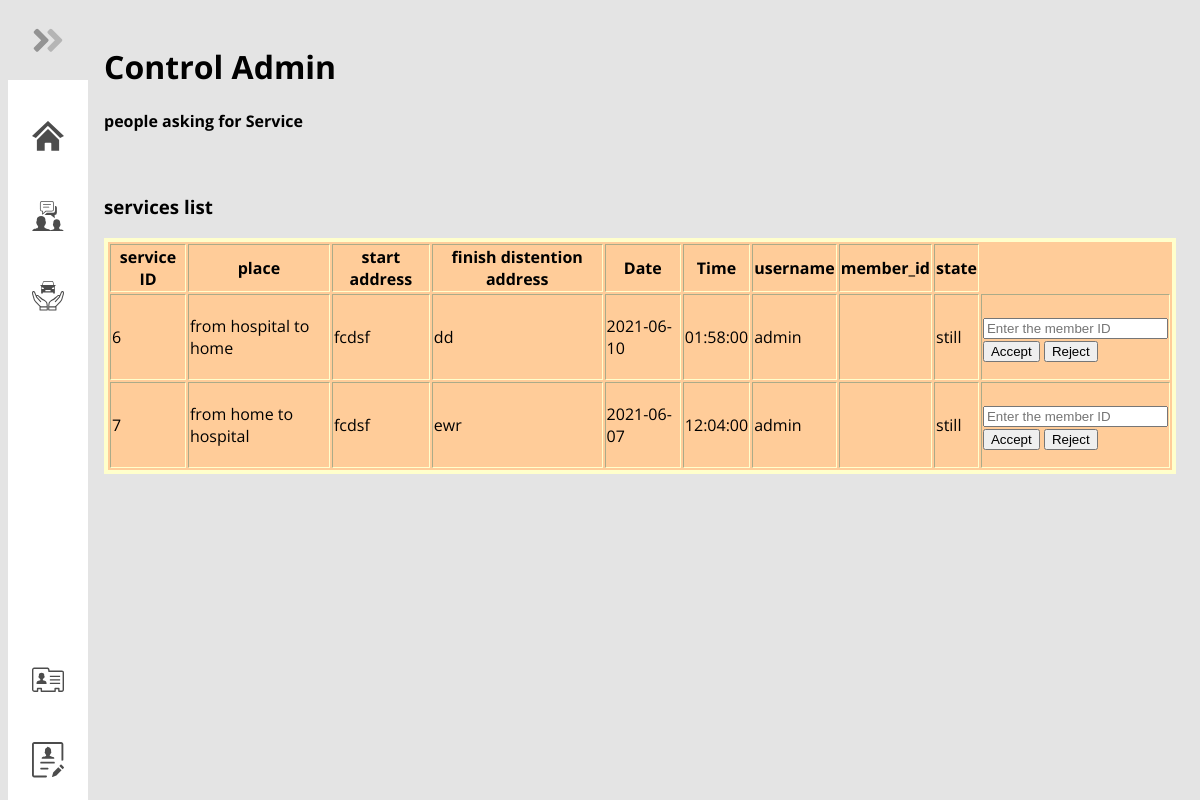
/Control_admin1.php, run on the app's committed database.
### tables this page shows
CREATE TABLE `service` (
  `serviceID` int(10) NOT NULL,
  `place` varchar(30) NOT NULL,
  `start_address` varchar(100) NOT NULL,
  `finish_distention_address` varchar(100) NOT NULL,
  `username` varchar(30) NOT NULL,
  `member_id` int(20) DEFAULT NULL,
  `state` varchar(30) NOT NULL DEFAULT 'still',
  `date` date DEFAULT NULL,
  `time` time NOT NULL
);

### Control_admin1.php (the view, shortened to what this page needs)
<head>
  <link rel="stylesheet" href="style.css" />
</head>
<body class="nav-link-1">
<?php if(isset($_SESSION['username'])) : ?>
  <nav class="navbar">
    <ul class="navbar-nav">
      <li class="logo">
        <a href="#" class="nav-link">
          <span class="link-text logo-text">Elder</span>
          <svg
            aria-hidden="true"
            focusable="false"
            data-prefix="fad"
            data-icon="angle-double-right"
            role="img"
            xmlns="http://www.w3.org/2000/svg"
            viewBox="0 0 448 512"
            class="svg-inline--fa fa-angle-double-right fa-w-14 fa-5x"
          >
            <g class="fa-group">
              <path
                fill="currentColor"
                d="M224 273L88.37 409a23.78 23.78 0 0 1-33.8 0L32 386.36a23.94 23.94 0 0 1 0-33.89l96.13-96.37L32 159.73a23.94 23.94 0 0 1 0-33.89l22.44-22.79a23.78 23.78 0 0 1 33.8 0L223.88 239a23.94 23.94 0 0 1 .1 34z"
                class="fa-secondary"
              ></path>
              <path
                fill="currentColor"
                d="M415.89 273L280.34 409a23.77 23.77 0 0 1-33.79 0L224 386.26a23.94 23.94 0 0 1 0-33.89L320.11 256l-96-96.47a23.94 23.94 0 0 1 0-33.89l22.52-22.59a23.77 23.77 0 0 1 33.79 0L416 239a24 24 0 0 1-.11 34z"
                class="fa-primary"
              ></path>
            </g>
          </svg>
        </a>
      </li>
      <li class="nav-item">
        <a href="index.php" class="nav-link">
<svg id="Layer_1" data-name="Layer 1" xmlns="http://www.w3.org/2000/svg" viewBox="0 0 122.88 113.97"><defs><style>.cls-1{fill-rule:evenodd;}</style></defs><title>homepage</title>
<path class="cls-1" d="M18.69,73.37,59.18,32.86c2.14-2.14,2.41-2.23,4.63,0l40.38,40.51V114h-30V86.55a3.38,3.38,0,0,0-3.37-3.37H52.08a3.38,3.38,0,0,0-3.37,3.37V114h-30V73.37ZM60.17.88,0,57.38l14.84,7.79,42.5-42.86c3.64-3.66,3.68-3.74,7.29-.16l43.41,43,14.84-7.79L62.62.79c-1.08-1-1.24-1.13-2.45.09Z"/></svg>
          <span class="Home page">Home</span>
        </a>
      </li>
       <li class="nav-item">
        <a href="Quick_Contact1.php" class="nav-link">
		<svg id="Layer_1" data-name="Layer 1" xmlns="http://www.w3.org/2000/svg" viewBox="0 0 122.88 118.92"><defs><style>.cls-1{fill-rule:evenodd;}</style></defs><title>talk</title><path class="cls-1" d="M39.16,0H75.57a8.74,8.74,0,0,1,8.72,8.72V31.56a8.74,8.74,0,0,1-8.72,8.72H54.23L41,51.67a1.47,1.47,0,0,1-2.07-.16,1.49,1.49,0,0,1-.35-1l.71-10.18h-.12a8.74,8.74,0,0,1-8.72-8.72V8.72A8.74,8.74,0,0,1,39.16,0ZM51.51,89.14c2.06-3.31,2.8-8.53.56-12-.9-1.39-.54-3.64-.54-5.55,0-19-33.24-19-33.24,0,0,2.38.54,4-.74,5.91-2.19,3.16-1.06,8.76.78,11.67,1.87,5.44,9,8.6,2.9,14.26S2.49,102,0,118.92H122.88c-2.27-13.67-13-6.71-17.46-12.77-3.77-5.06,1-6.09,2.48-10.51,1.48-2.33,2.39-6.83.63-9.37-1-1.51-.6-3.08-.6-5,0-15.29-26.05-15.29-26.05,0,0,1.52.29,3.59-.43,4.7-1.8,2.8-1.2,7,.45,9.65,1.22,4.29,6.13,6.32,3,10.64s-10.39,3.49-14.89,6.1c-4.76-5.83-15.95-3.66-20.94-9.2-5.54-6.15.85-8.3,2.48-14ZM88.57,17.76A8.56,8.56,0,0,1,93,20.12a7.82,7.82,0,0,1,2.51,5.72V45.42A8.57,8.57,0,0,1,87,54h-.31l.91,11.88L72,53.63H48.19l8.63-8.77H81.34a7.27,7.27,0,0,0,7.25-7.25V18.34c0-.2,0-.39,0-.58ZM43.46,25.41a1.48,1.48,0,0,1,0-2.95H65.1a1.48,1.48,0,0,1,0,2.95Zm0-9.77a1.48,1.48,0,0,1,0-3H71.53a1.48,1.48,0,0,1,0,3Zm32.1-12.7H39.16a5.8,5.8,0,0,0-5.78,5.78V31.56a5.8,5.8,0,0,0,5.78,5.78h1.69a1.47,1.47,0,0,1,1.46,1.58l-.57,8.24,10.92-9.39a1.49,1.49,0,0,1,1-.43H75.56a5.8,5.8,0,0,0,5.78-5.78V8.72a5.8,5.8,0,0,0-5.78-5.78Z"/></svg>
          <span class="Quick Contact page">Quick Contact</span>
        </a>
      </li>
      <li class="nav-item">
        <a href="Service.php" class="nav-link">
<svg version="1.1" id="Layer_1" xmlns="http://www.w3.org/2000/svg" xmlns:xlink="http://www.w3.org/1999/xlink" x="0px" y="0px" viewBox="0 0 122.88 113.53" style="enable-background:new 0 0 122.88 113.53" xml:space="preserve"><style type="text/css">.st0{fill-rule:evenodd;clip-rule:evenodd;}</style><g><path class="st0" d="M87.86,19.65v28.62h-6.69v-4.42H41.71v4.42l-6.69,0V19.65h-2.31v-4.4h5.63l3.14-9.76 C42.41,2.61,43.95,0,46.97,0h30.1c3.02,0,4.76,2.56,5.49,5.49l2.43,9.76h5.17v4.4H87.86L87.86,19.65L87.86,19.65z M66.41,97.31 h21.91c1.76-1.75,3.69-3.57,5.65-5.42c4.11-3.89,8.4-7.95,12.81-13.03c5.04-5.81,5.58-7.82,7.11-13.51 c0.29-1.07,0.61-2.27,1.03-3.76l2.62-9.21l0.03-0.1c1.4-4.1,1.51-6.81,0.93-8.37c-0.18-0.48-0.41-0.8-0.68-0.97 c-0.21-0.14-0.49-0.19-0.78-0.16c-0.68,0.07-1.45,0.5-2.15,1.27l-7.78,18.53c-0.07,0.17-0.17,0.33-0.28,0.47 c-0.46,0.83-1.08,1.64-1.88,2.41l-13.8,15.39c-0.75,0.84-2.04,0.91-2.87,0.16c-0.84-0.75-0.91-2.04-0.16-2.87l13.81-15.39 c0.06-0.07,0.12-0.14,0.19-0.2c1.43-1.36,1.88-2.83,1.63-3.9c-0.08-0.33-0.22-0.61-0.42-0.8c-0.19-0.18-0.44-0.29-0.75-0.32v0 c-1.23-0.13-3.04,0.78-5.25,3.39l0,0c-0.06,0.07-0.13,0.14-0.2,0.21l-5.35,4.72l-0.03,0.03c-5.79,5.48-8.28,6.78-12.82,9.15 c-0.95,0.5-1.99,1.04-3.28,1.74c-0.51,0.28-1.01,0.62-1.5,0.99c-0.52,0.4-1.02,0.81-1.49,1.21c-2.4,2.02-3.66,3.66-4.38,5.47 c-0.75,1.88-1.02,4.17-1.39,7.31c-0.15,1.27-0.26,2.52-0.35,3.77C66.47,96.12,66.44,96.72,66.41,97.31L66.41,97.31L66.41,97.31z M56.47,97.31H34.55c-1.76-1.75-3.69-3.57-5.65-5.42c-4.11-3.89-8.4-7.95-12.81-13.03c-5.04-5.81-5.58-7.82-7.11-13.51 c-0.29-1.07-0.61-2.27-1.03-3.76l-2.62-9.21l-0.03-0.1c-1.4-4.1-1.51-6.81-0.93-8.37c0.18-0.48,0.41-0.8,0.68-0.97 c0.21-0.14,0.49-0.19,0.78-0.16c0.68,0.07,1.45,0.5,2.15,1.27l7.78,18.53c0.07,0.17,0.17,0.33,0.28,0.47 c0.46,0.83,1.08,1.64,1.88,2.41l13.8,15.39c0.75,0.84,2.04,0.91,2.87,0.16c0.84-0.75,0.91-2.04,0.16-2.87L20.96,62.73 c-0.06-0.07-0.12-0.14-0.19-0.2c-1.43-1.36-1.88-2.83-1.63-3.9c0.08-0.33,0.22-0.61,0.42-0.8c0.19-0.18,0.44-0.29,0.75-0.32v0 c1.23-0.13,3.05,0.78,5.25,3.39c0,0,0.19,0.19,0.21,0.21l5.35,4.72l0.03,0.03c5.79,5.48,8.28,6.78,12.82,9.15 c0.95,0.5,1.99,1.04,3.28,1.74c0.51,0.28,1.01,0.62,1.5,0.99c0.52,0.4,1.02,0.81,1.49,1.21c2.4,2.02,3.66,3.66,4.38,5.47 c0.75,1.88,1.02,4.17,1.39,7.31c0.15,1.27,0.26,2.52,0.35,3.77C56.41,96.12,56.44,96.72,56.47,97.31L56.47,97.31L56.47,97.31z M29.45,98.01c-0.31,0.36-0.5,0.83-0.5,1.34v12.14c0,1.13,0.92,2.04,2.04,2.04h27.58c1.13,0,2.04-0.92,2.04-2.04V99.24 c0-1.3-0.08-2.7-0.17-4c-0.09-1.33-0.21-2.65-0.36-3.96c-0.4-3.43-0.7-5.94-1.66-8.35c-0.99-2.47-2.58-4.6-5.53-7.09 c-0.54-0.46-1.09-0.92-1.67-1.35c-0.61-0.46-1.27-0.9-2.01-1.31c-1.2-0.65-2.32-1.24-3.34-1.78c-4.2-2.2-6.5-3.4-11.91-8.52 c-0.04-0.04-0.09-0.08-0.13-0.11l-5.22-4.61c-3.19-3.73-6.31-4.97-8.7-4.71l-0.01,0v0c-1.17,0.12-2.17,0.58-2.97,1.28l-5.27-12.56 l-0.01,0c-0.08-0.18-0.18-0.35-0.31-0.51c-1.46-1.75-3.31-2.77-5.08-2.95c-1.21-0.12-2.38,0.14-3.4,0.8 c-0.97,0.63-1.77,1.61-2.27,2.96c-0.88,2.35-0.86,6,0.86,11.05l2.6,9.15c0.38,1.32,0.71,2.59,1.02,3.71 c1.7,6.35,2.3,8.6,7.97,15.12c4.49,5.17,8.88,9.33,13.1,13.31C27.23,95.89,28.33,96.93,29.45,98.01L29.45,98.01L29.45,98.01z M33.35,101.39c0.27,0.06,0.55,0.06,0.83,0h22.34v8.06H33.03v-8.06H33.35L33.35,101.39z M93.43,98.01c0.31,0.36,0.5,0.83,0.5,1.34 v12.14c0,1.13-0.91,2.04-2.04,2.04H64.32c-1.13,0-2.04-0.92-2.04-2.04V99.24c0-0.07,0-0.15,0.01-0.22 c0.03-1.31,0.08-2.58,0.16-3.78c0.09-1.33,0.21-2.65,0.36-3.96c0.4-3.43,0.7-5.94,1.66-8.35c0.99-2.47,2.58-4.6,5.53-7.09 c0.54-0.46,1.09-0.92,1.67-1.35c0.61-0.46,1.27-0.9,2.01-1.31c1.2-0.65,2.32-1.24,3.34-1.78c4.2-2.2,6.5-3.4,11.91-8.52 c0.04-0.04,0.09-0.08,0.13-0.11l5.22-4.61c3.19-3.73,6.31-4.97,8.7-4.71l0.01,0v0c1.17,0.12,2.17,0.58,2.97,1.28l5.27-12.56l0.01,0 c0.08-0.18,0.18-0.35,0.31-0.51c1.46-1.75,3.31-2.77,5.08-2.95c1.21-0.12,2.38,0.14,3.4,0.8c0.97,0.63,1.77,1.61,2.27,2.96 c0.88,2.35,0.86,6-0.86,11.05l-2.6,9.15c-0.38,1.32-0.71,2.59-1.02,3.71c-1.7,6.35-2.3,8.6-7.97,15.12 c-4.49,5.17-8.88,9.33-13.1,13.31C95.65,95.89,94.55,96.93,93.43,98.01L93.43,98.01L93.43,98.01z M89.53,101.39 c-0.27,0.06-0.55,0.06-0.83,0H66.36v8.06h23.49v-8.06H89.53L89.53,101.39z M51.42,35.02h19.76v4.66l-19.76,0V35.02L51.42,35.02 L51.42,35.02z M37.27,24.16c5.04,0.16,8.12,2.27,8.91,6.66h-8.91V24.16L37.27,24.16z M84.98,24.16c-5.03,0.16-8.11,2.27-8.91,6.66 h8.91V24.16L84.98,24.16z M40.75,15.25h41.38l-1.77-8.18c-0.49-2.24-1.88-4.18-4.18-4.18H47.56c-2.3,0-3.48,1.99-4.18,4.18 L40.75,15.25L40.75,15.25L40.75,15.25z"/></g></svg>
          <span class="Service page">Service</span>
        </a>
      </li>
       <li class="nav-item">
	        <a href="profile1.php" class="nav-link">
			<svg id="Layer_1" data-name="Layer 1" xmlns="http://www.w3.org/2000/svg" viewBox="0 0 128 128"><defs><style>.cls-1{fill:#2b77c0;}.cls-2{fill:#3b4551;}</style></defs><title>a</title><path class="cls-1" d="M41.18431,90.66775,64,90.44518l22.81562.22257a1.29132,1.29132,0,0,0,1.33473-1.35949l-.5437-12.92817a3.6545,3.6545,0,0,0-2.62026-2.74381L72.55264,70.49693,64,76.924l-8.55271-6.427L43.01354,73.63629a3.6545,3.6545,0,0,0-2.62026,2.74381l-.5437,12.92817A1.29132,1.29132,0,0,0,41.18431,90.66775Z"/><path class="cls-1" d="M62.69906,67.31755c.42076.02688,2.41986.03485,2.94808-.03334,5.89054-.76065,9.15664-11.09909,9.15664-16.57478a10.80381,10.80381,0,1,0-21.60762,0C53.19615,56.29128,56.59036,66.92693,62.69906,67.31755Z"/><circle class="cls-1" cx="43.25238" cy="103.60834" r="3.13521"/><circle class="cls-1" cx="57.08417" cy="103.60834" r="3.13521"/><circle class="cls-1" cx="70.91597" cy="103.60834" r="3.13521"/><circle class="cls-1" cx="84.74777" cy="103.60834" r="3.13521"/><path class="cls-2" d="M105.47349,1.13353H22.52659a6.49376,6.49376,0,0,0-6.482,6.482V120.38447a6.49381,6.49381,0,0,0,6.482,6.482h82.9469a6.4938,6.4938,0,0,0,6.48193-6.482V7.61553A6.49375,6.49375,0,0,0,105.47349,1.13353ZM83.25169,11.44113H94.09116a3.11035,3.11035,0,1,1,0,6.22071H83.25169a3.11035,3.11035,0,1,1,0-6.22071Zm-49.34285,0H44.74831a3.11035,3.11035,0,1,1,0,6.22071H33.90884a3.11035,3.11035,0,1,1,0-6.22071Zm69.33758,106.71635H24.75358V27.96967h78.49285Z"/></svg>
	       <span class="Service page">Profile</span>
	        </a>
      </li>
	   <li class="nav-item" id="themeButton">
        <a href="logout.php" class="nav-link">
		<svg version="1.1" id="Layer_1" xmlns="http://www.w3.org/2000/svg" xmlns:xlink="http://www.w3.org/1999/xlink" x="0px" y="0px" width="122.88px" height="93.504px" viewBox="0 0 122.88 93.504"
		enable-background="new 0 0 122.88 93.504" xml:space="preserve">
		<g><path d="M8.431,5.385c-0.826,0-1.586,0.347-2.143,0.903C5.732,6.844,5.386,7.604,5.386,8.43v19.269v18.994v19.113v19.621 c0,0.59,0.379,1.158,0.926,1.615c0.805,0.676,1.873,1.076,2.804,1.076h9.585v-7.51c0-1.486,1.206-2.691,2.692-2.691h14.453 c1.487,0,2.692,1.205,2.692,2.691v7.51h47.527v-7.51c0-1.486,1.205-2.691,2.692-2.691h14.334c1.487,0,2.692,1.205,2.692,2.691v7.51 h9.018c0.711,0,1.382-0.314,1.88-0.813c0.499-0.498,0.813-1.168,0.813-1.879V19.233c0-0.744-0.301-1.417-0.789-1.904 c-0.486-0.487-1.159-0.789-1.904-0.789H64.887c-1.486,0-2.692-1.206-2.692-2.692c0-2.134-0.003-4.664-0.659-6.395 c-0.452-1.193-1.391-2.067-3.306-2.067H8.431L8.431,5.385z M68.604,58.285h39.33v5.227h-39.33V58.285L68.604,58.285z M68.604,30.956h39.33v5.226h-39.33V30.956L68.604,30.956z M68.604,44.621h39.33v5.227h-39.33V44.621L68.604,44.621z M26.408,27.895v4.501c-2.268,0.578-2.162,6.792,0.36,6.792c0.777-0.014,4.376,5.216,4.906,6.088c1.028,1.691,0,2.313,0,3.469 c-11.033,2.488-14.216,3.6-14.216,14.766h19.279h19.278c0-11.166-3.184-12.277-14.216-14.766c0-1.375-0.911-1.969,0-3.469 c1.028-1.692,2.911-4.06,4.846-6.089c2.659,0.05,2.725-6.204,0.42-6.792v-4.501C47.064,17.05,26.408,17.05,26.408,27.895 L26.408,27.895z M2.48,2.481C4.008,0.953,6.118,0,8.431,0h49.798c4.727,0,7.118,2.351,8.334,5.56 c0.675,1.782,0.901,3.732,0.978,5.595h47.261c2.232,0,4.251,0.904,5.713,2.366c1.462,1.462,2.365,3.482,2.365,5.712v66.195 c0,2.197-0.924,4.221-2.391,5.688c-1.467,1.465-3.489,2.389-5.688,2.389h-11.71c-1.487,0-2.692-1.205-2.692-2.691v-7.51H91.45v7.51 c0,1.486-1.205,2.691-2.692,2.691H35.846c-1.487,0-2.693-1.205-2.693-2.691v-7.51h-9.067v7.51c0,1.486-1.205,2.691-2.692,2.691 H9.116c-2.123,0-4.504-0.871-6.253-2.338C1.172,89.75,0,87.775,0,85.428V65.807V46.693V27.699V8.43C0,6.117,0.953,4.008,2.48,2.481 L2.48,2.481z"/></g></svg>
		          <span class="Login page" >Logout</span>
		        </a>
      </li>
    </ul>
  </nav>
  <?php else : ?>
  <nav class="navbar">
    <ul class="navbar-nav">
      <li class="logo">
        <a href="#" class="nav-link">
        </a>
      </li>
      <li class="nav-item">
        <a href="index.php" class="nav-link">
        </a>
      </li>
      <li class="nav-item">
        <a href="Quick_Contact.php" class="nav-link">
        </a>
      </li>
            <li class="nav-item">
        <a href="Service1.php" class="nav-link">
        </a>
      </li>
	   <li class="nav-item" id="themeButton">
        <a href="login.php" class="nav-link">
        </a>
		<a href="Register.php" class="nav-link">
        </a>
      </li>
    </ul>
  </nav>
<?php endif; ?>
  <main >
<h1 >Control Admin
<br>
<h4>people asking for Service</h4>
<br></h1>
<h3>services list</h3>
	<?php
 include 'dbconnection.php';
			$stmt = $conn->query("SELECT `serviceID`, `place`, `start_address`, `finish_distention_address`,`date`,`time`, `username`, `member_id`, `state`  FROM `service`  ");
			$rows = $stmt->fetchAll(PDO::FETCH_ASSOC);
			$n=$stmt->rowCount();
			if($n>0)
			{
				echo "<table border='1' class='auto-style2'>";
				echo "<tr>";
					echo "<th>service ID</th>";
					echo "<th>place</th>";
					echo "<th>start address</th>";
					echo "<th>finish distention address</th>";
					echo "<th>Date</th>";
					echo "<th>Time</th>";
					echo "<th>username</th>";
					echo "<th>member_id</th>";
					echo "<th>state</th>";
				echo "</tr>";
				foreach($rows as $row)
				{
					echo "<tr>";
						echo "<td>{$row['serviceID']}</td>";
						echo "<td>{$row['place']}</td>";
						echo "<td>{$row['start_address']}</td>";
						echo "<td>{$row['finish_distention_address']}</td>";
						echo "<td> {$row['date']} </td>";
						echo "<td> {$row['time']} </td>";
						echo "<td>{$row['username']}</td>";
						echo "<td>{$row['member_id']}</td>";
						echo "<td>{$row['state']}</td>";
						echo "<td><br> <form method='post'> <input name='helper_id' type='text' placeholder='Enter the member ID'/> <br> <input name='Accep' type='submit' value='Accept' /> <input name='rejec' type='submit' value='Reject' /></form> </td>" ;
					echo "</tr>";
				}
				echo "</table>";
			}
			else
				echo "No Data Found…";
?>
	<br>
	<br>
  </main>
</body>

### style.css (style rules this page uses)
:root { font-size: 16px; font-family: 'Open Sans'; --text-primary: #b6b6b6; --text-secondary: #ececec; --bg-primary: #23232e; --bg-secondary: #141418; --transition-speed: 600ms; }
body { --text-primary: #1f1f1f; --text-secondary: #000000; --bg-primary: #ffffff; --bg-secondary: #e4e4e4; }
main { margin-left: 5rem; padding: 1rem; }
.navbar { position: fixed; background-color: var(--bg-primary); transition: width 600ms ease; overflow: scroll; }
.navbar-nav { list-style: none; padding: 0; margin: 0; display: flex; flex-direction: column; align-items: center; height: 100%; }
.nav-item { width: 100%; }
.nav-item:last-child { margin-top: auto; }
.nav-link-1 { transition: var(--transition-speed); }
.nav-link-1 { (1); background: var(--bg-secondary); color: var(--text-secondary); }
.nav-link { display: flex; align-items: center; height: 5rem; color: var(--text-primary); text-decoration: none; filter: grayscale(100%) opacity(0.7); transition: var(--transition-speed); }
.nav-link svg { width: 2rem; min-width: 2rem; margin: 0 1.5rem; }
.logo { font-weight: bold; text-transform: uppercase; margin-bottom: 1rem; text-align: center; color: var(--text-secondary); background: var(--bg-secondary); font-size: 1.5rem; letter-spacing: 0.3ch; width: 100%; }
.logo svg { transform: rotate(0deg); transition: var(--transition-speed); }
@media only screen and (min-width: 600px) { .navbar { top: 0; width: 5rem; height: 100vh; } }

### Control_admin1.php (style rules this page uses)
.auto-style2 { border: 4px solid #FFFFCC; background-color: #FFCC99; }

### data on the page
service: serviceID "6", place "from hospital to home", start_address "fcdsf", finish_distention_address "dd", date "2021-06-10", time "01:58:00", username "admin", state "still"
service: serviceID "7", place "from home to hospital", start_address "fcdsf", finish_distention_address "ewr", date "2021-06-07", time "12:04:00", username "admin", state "still"
